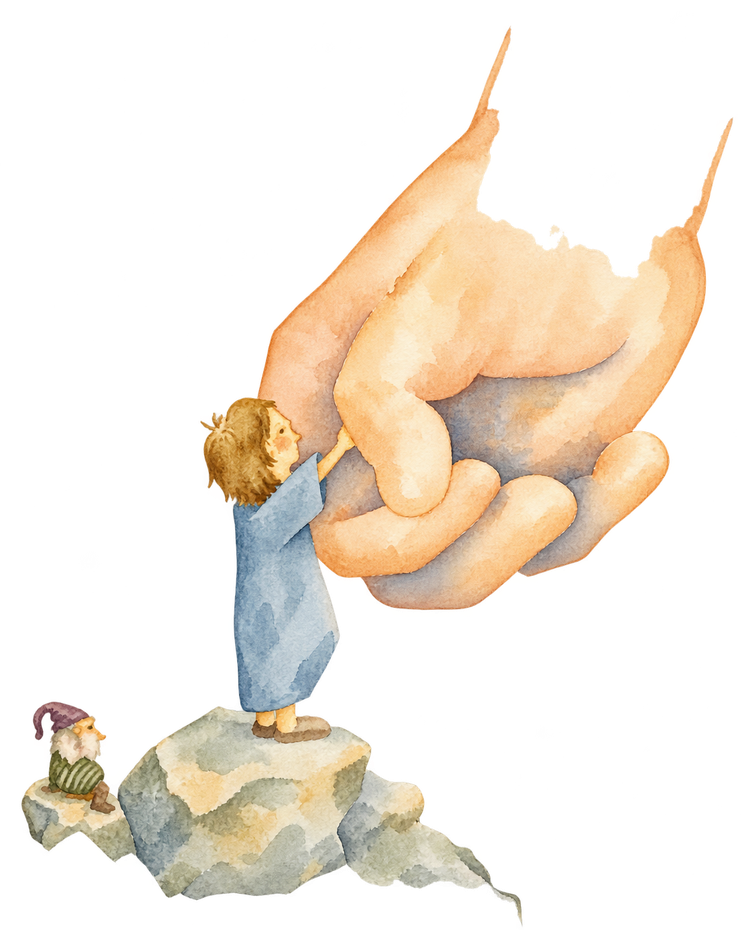
#> input picture dr-ann/source/artwork/colour-v2/color-9-underpaint-before-forearm.png, 750 x 941 px, shrunk from 1120 x 1405 before the run
$ python finish-underpaint-9.py
#> lines starting #> are read from the running program, lines starting #| are printed output that depends on the picture
"""Take only the reviewed upper-forearm pigment correction, with an open-end fade."""
from pathlib import Path
import numpy as np
from PIL import Image
ROOT=Path(__file__).resolve().parent/'artwork/colour-v2'
dest=ROOT/'color-9-underpaint.png'
before=ROOT/'color-9-underpaint-before-forearm.png'
if not before.exists(): before.write_bytes(dest.read_bytes())
base=np.array(Image.open(before).convert('RGBA'),dtype=np.float32)/255
new=np.array(Image.open(ROOT/'color-9-underpaint-v3.png').convert('RGBA'),dtype=np.float32)/255
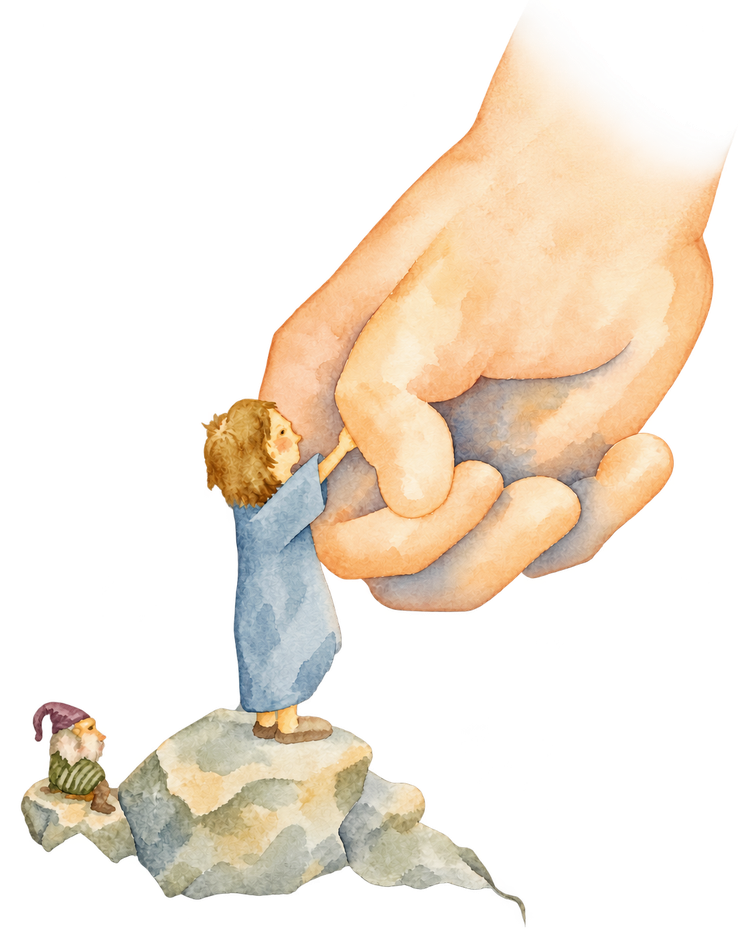
#> input picture dr-ann/source/artwork/colour-v2/color-9-underpaint-v3.png, 750 x 941 px, shrunk from 1120 x 1405 before the run
assert base.shape==new.shape
h,w=base.shape[:2];yy,xx=np.mgrid[:h,:w];x=xx/w;y=yy/h
#> after `h, w = base.shape[:2]`: h = 941; w = 750
patch=np.clip((.44-y)/.08,0,1)*np.clip((x-.31)/.07,0,1)
# The source forearm ends intentionally remain open; colour fades before them.
line=.015+.425*(x-.70)
new[:,:,3]*=np.clip((y-line)/.15,0,1)
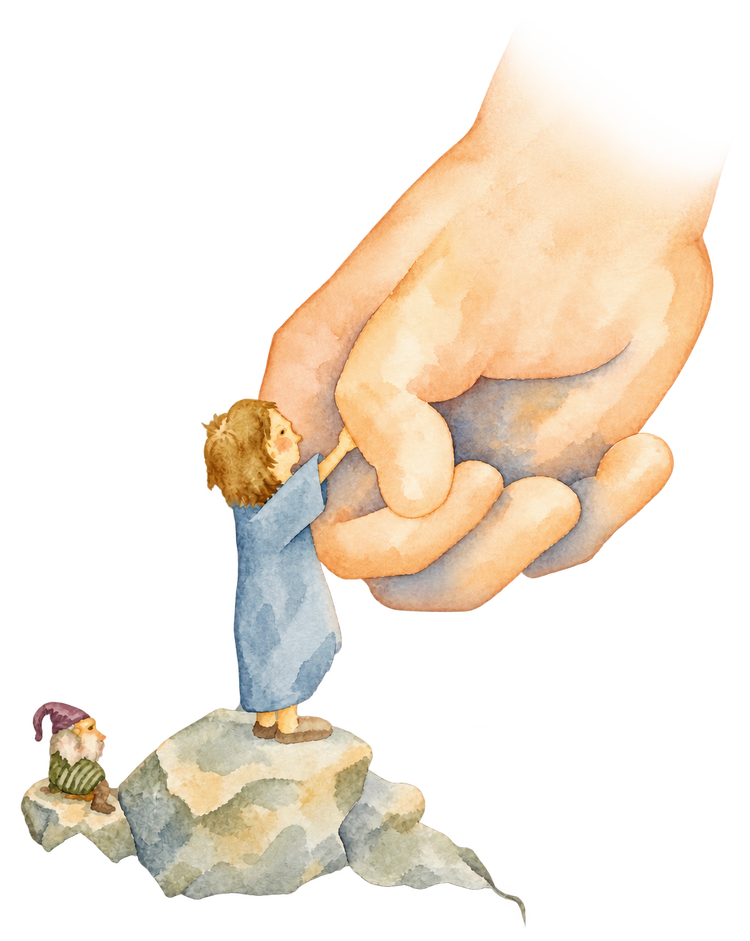
#> new: shape (941, 750, 4) float32; mean R, G, B, A 0.333, 0.29, 0.236, 0.338; transparent parts drawn white
def premultiply(a):
    result=a.copy();result[:,:,:3]*=result[:,:,3:4];return result
result=premultiply(base)*(1-patch[:,:,None])+premultiply(new)*patch[:,:,None]
#> in premultiply (call 2), `result[:, :, :3] *= result[:, :, 3:4]`:
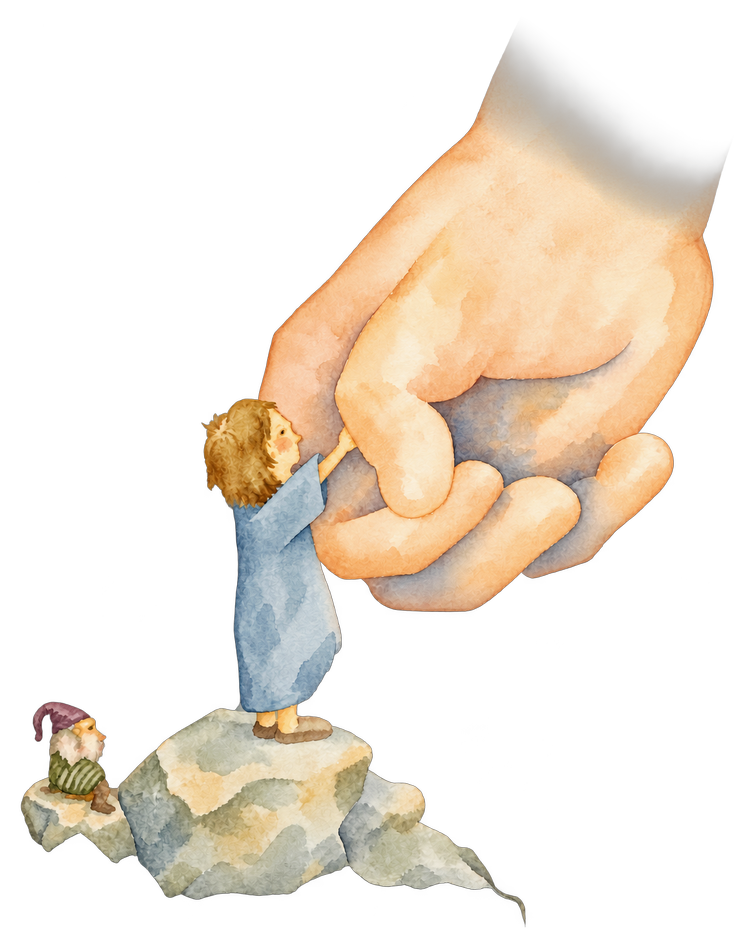
#> result: shape (941, 750, 4) float32; mean R, G, B, A 0.294, 0.257, 0.21, 0.338; transparent parts drawn white
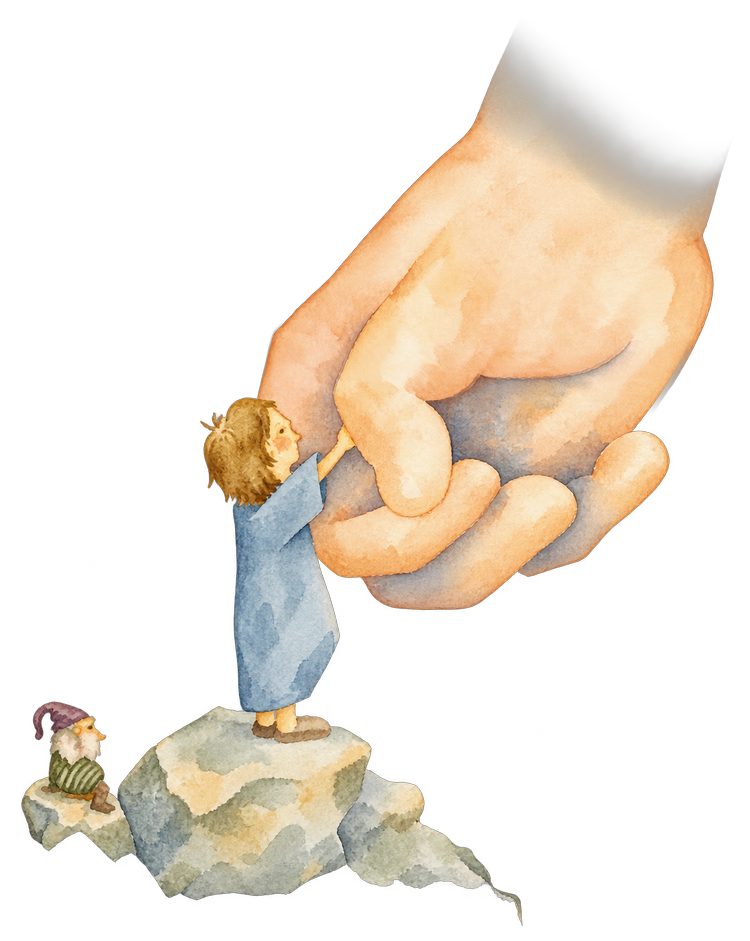
#> result: shape (941, 750, 4) float64; mean R, G, B, A 0.29, 0.254, 0.207, 0.336; transparent parts drawn white
result[:,:,:3]=np.divide(result[:,:,:3],result[:,:,3:4],out=np.zeros_like(result[:,:,:3]),where=result[:,:,3:4]>0)
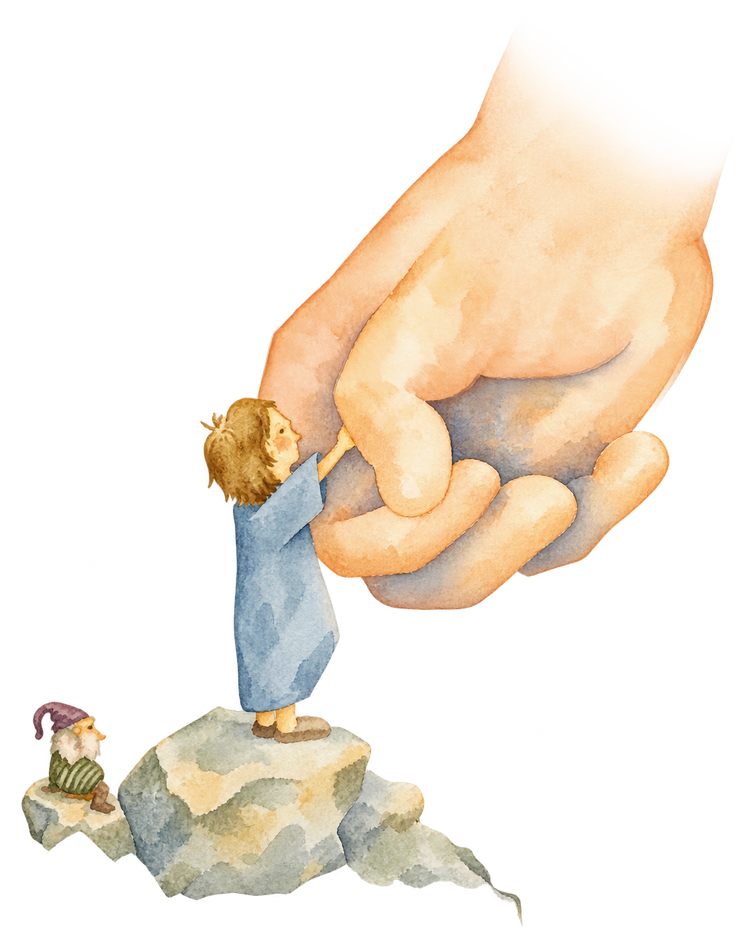
#> result: shape (941, 750, 4) float64; mean R, G, B, A 0.331, 0.29, 0.234, 0.336; transparent parts drawn white
result=np.round(np.clip(result,0,1)*255).astype(np.uint8)
original=np.round(base*255).astype(np.uint8)
#> original is the input picture: shape (941, 750, 4); mean R, G, B, A 71.9, 63, 50.2, 78.2
result[patch==0]=original[patch==0]
#> result: shape (941, 750, 4); mean R, G, B, A 84.5, 73.9, 59.7, 85.6
assert np.array_equal(result[patch==0],original[patch==0]),'Unrelated colour changed'
Image.fromarray(result).save(dest,optimize=True)
print('Only upper forearm pigment changed; all unrelated underpaint pixels exact.')
